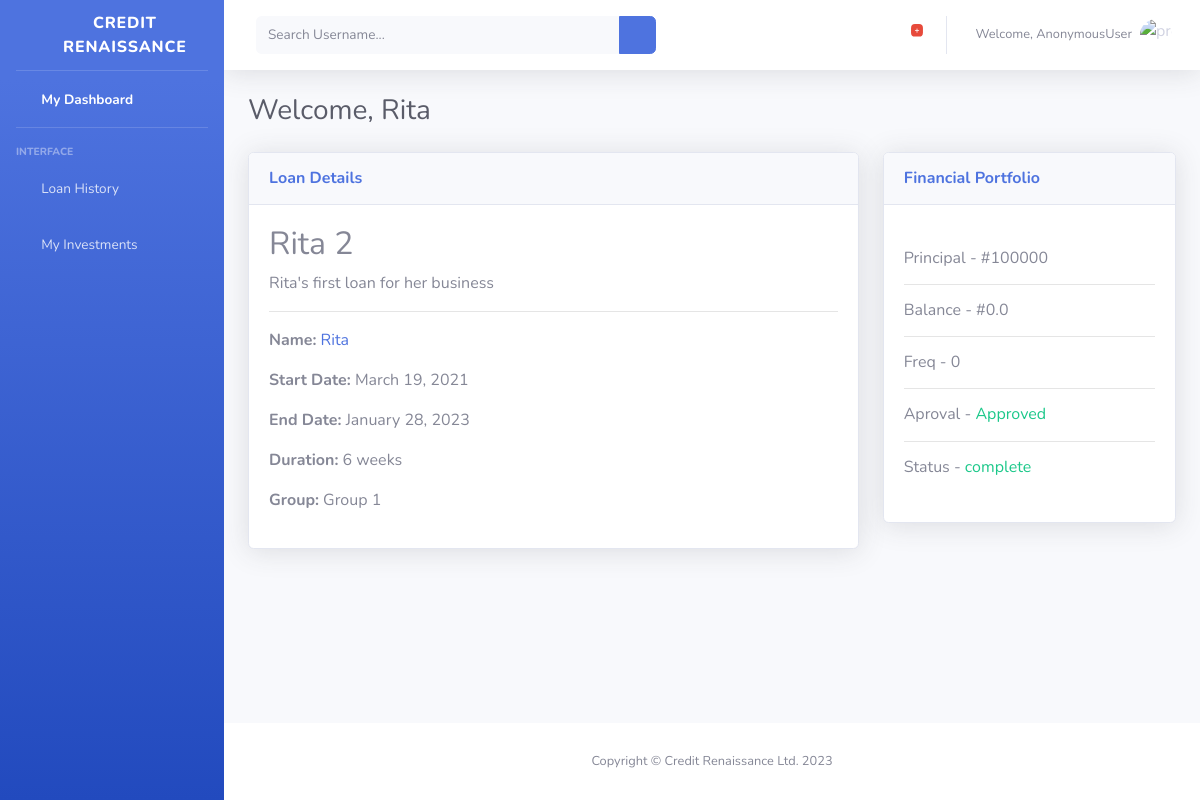
Page /loan/6/ on the committed database.
### loan/models.py (models this page shows, shortened)
class Loan(models.Model):
	LOAN_STATUS = (
		('Complete', 'Complete'),
		('Incomplete', 'Incomplete'),
		)
	LOAN_REQUEST = (
			('Unapproved','Unapproved'),
			('Pending','Pending'),
			('Approved','Approved')
		)
	title = models.CharField(max_length=30, null='blank')
	slug = models.SlugField(max_length=200, default='title')
	start_date = models.DateTimeField(auto_now_add=True)
	end_date = models.DateTimeField(auto_now=True)
	principal = models.IntegerField(null='blank', default=100000)
	balance = models.FloatField(null='blank', default=100000)
	interest_rate = models.FloatField(default=0.1)
	tot_principal = models.CharField(max_length=30, null='blank')
	tot_interest = models.FloatField(max_length=30, null='blank', default=0.0)
	loan_duration = models.IntegerField( default=6)
	payment_status = models.CharField(max_length=30, choices=LOAN_STATUS, default='Incomplete')
	loan_request = models.CharField(max_length=30, choices=LOAN_REQUEST, default='Pending')
	group = models.ForeignKey(Group, null='blank', blank=True, on_delete=models.CASCADE, default=2,
							 related_name='batches')
	owner = models.ForeignKey(User, null='blank', on_delete=models.CASCADE,related_name='borrowers')
	description = models.TextField()
	frequency = models.IntegerField(null='blank', default=6)
	class Meta:
		ordering = ('-start_date',)
		index_together = (('id', 'slug'),)

class Group(models.Model):
	title = models.CharField(max_length=20, unique=True, default='Group 1')
	member = models.ForeignKey(Collector, null='blank', on_delete=models.CASCADE,related_name='group_members')
	def __str__(self):
			return self.title

### loan/views.py (the view, shortened to what this page needs)
# urls.py: path('loan/<int:pk>/', LoanDetailView.as_view(), name='loan-detail'),
class LoanDetailView(DetailView):
	model = Loan
	def get_object(self):
		obj = super().get_object()
		loan_id = obj.id
		month1 = Month1.objects.all()
		month1_loan_status = Month1.objects.filter(loan_month1__id__exact=loan_id).filter(status__exact=True).last()
		month2_loan_status = Month2.objects.filter(loan_month2__id__exact=loan_id).filter(status__exact=True).last()
		month3_loan_status = Month3.objects.filter(loan_month3__id__exact=loan_id).filter(status__exact=True).last()
		month4_loan_status = Month4.objects.filter(loan_month4__id__exact=loan_id).filter(status__exact=True).last()
		month5_loan_status = Month5.objects.filter(loan_month5__id__exact=loan_id).filter(status__exact=True).last()
		month6_loan_status = Month6.objects.filter(loan_month6__id__exact=loan_id).filter(status__exact=True).last()
		print('Starting....this loan\'s month 1 status is ',month1_loan_status)
		principal = obj.principal
		interest_rate = obj.interest_rate
		duration = obj.loan_duration
		balance = obj.balance
		tot_interest = obj.tot_interest
		freq = obj.frequency
		print('###################################')
		print('The principal is',principal)
		print('')
		print('The total interest is #',tot_interest)
		print('###################################')
		if month1_loan_status:
			print('MONTH PAID')
		else:
			print('MONTH NOT PAID')
		if month1_loan_status:
			print('Loan Status: Incomplete')
			for i in range(1, int(duration)+1):
				interest = (principal * interest_rate)
				mont_prin = (principal / duration)
				fixed_mont_prin = (principal / duration)
				if i == 1 and month1_loan_status and freq == 6:
					tot_interest = interest
					tot_mont1_repay = interest + mont_prin
					freq1 = freq - 1
					obj.balance = principal - mont_prin
					obj.tot_interest = tot_interest
					obj.tot_mont_repay = tot_mont1_repay
					obj.frequency = freq1
					obj.save()
				elif freq == 0:
					old_stat = obj.payment_status
					loan_stat =  'complete'
					obj.payment_status = loan_stat
					print('Lets see: ',old_stat)
					print('Lets see: ',obj.payment_status)
					obj.save()
		else:
			print('Goodbye...')
		return obj

### month/models.py (called while the page is built)
	def __str__(self):
		return '{}'.format(self.status)

### loan/templates/loan/loan_detail.html (shortened to what this page needs)
{% extends 'loan/user_base.html' %}
{% block content %}
        <div id="content-wrapper" class="d-flex flex-column">
            <div id="content">
               {% include 'loan/nav.html' %}
                <div class="container-fluid">
                    <div class="d-sm-flex align-items-center justify-content-between mb-4">
                        <h1 class="h3 mb-0 text-gray-800">Welcome, {{ object.owner }} </h1>
                    </div>
                    <div class="row">
                        <div class="col-xl-8 col-lg-7">
                            <div class="card shadow mb-4">
                                <div
                                    class="card-header py-3 d-flex flex-row align-items-center justify-content-between">
                                    <h6 class="m-0 font-weight-bold text-primary">Loan Details</h6>
                                    <div class="dropdown no-arrow">
                                        <a class="dropdown-toggle" href="#" role="button" id="dropdownMenuLink"
                                            data-toggle="dropdown" aria-haspopup="true" aria-expanded="false">
                                            <i class="fas fa-ellipsis-v fa-sm fa-fw text-gray-400"></i>
                                        </a>
                                    </div>
                                </div>
                                <div class="card-body">
                                   	<article class="media content-section">
										<div class="media-body">
											<h2 class="article-title">{{ object.title }}</h2>
											<p class="article-content">{{ object.description }}</p>
											<hr>
											<p class=""><b>Name:</b> <a class="mr-2" href="{% url 'user-loans' object.owner.username %}">{{ object.owner }}</a></p>
											<p><span class=""><b>Start Date:</b></span> {{ object.start_date|date:'F d, Y' }}</p>
											<p><span class=""><b>End Date:</b></span> {{ object.end_date|date:'F d, Y' }}</p>
											<p><span class=""><b>Duration:</b></span> {{ object.loan_duration }} weeks</p>
											<p class="article-title"><p><b>Group:</b> {{ loan.group }}</p>
										</div>
									</article>
                                </div>
                            </div>
                        </div>
                        <div class="col-xl-4 col-lg-5">
                            <div class="card shadow mb-4">
                                <div
                                    class="card-header py-3 d-flex flex-row align-items-center justify-content-between">
                                    <h6 class="m-0 font-weight-bold text-primary">Financial Portfolio</h6>
                                    <div class="dropdown no-arrow">
                                        <a class="dropdown-toggle" href="#" role="button" id="dropdownMenuLink"
                                            data-toggle="dropdown" aria-haspopup="true" aria-expanded="false">
                                            <i class="fas fa-ellipsis-v fa-sm fa-fw text-gray-400"></i>
                                        </a>
                                    </div>
                                </div>
                                <div class="card-body">
                                    <div class="chart-pie pt-4 pb-2">
                                        <h6 class="mr-2">
 											<p class="article-title">                                            Principal - #{{ loan.principal }}</p>
                                        </h6> <hr>
                                        <h6 class="mr-2">
                                           <p class="article-title">                                            Balance - #{{ loan.balance }}</p>
                                        </h6><hr>
                                        <h6 class="mr-2">
                                           <p class="article-title">
                                           Freq - {{ loan.frequency }}</p>
                                        </h6><hr>
                                        <h6 class="mr-2">
                                           <p>
                                           Aproval - {% if loan.loan_request == 'Approved' %}
                                            <span style="color:#1cc88a">{{ loan.loan_request }}</span>
                                                    {% elif loan.loan_request == 'Unapproved' %}
                                            <span style="color:#e74a3b;" >{{ loan.payment_status }}</span>
                                                    {% else %}
                                            <span style="color:yellow;" >{{ loan.loan_request }}</span>
                                                    {% endif %}
                                           </p>
                                        </h6><hr>
                                        <h6 class="mr-2">
                                           <p>
                                           Status - {% if loan.payment_status == 'complete' %}
                                           	<span style="color:#1cc88a">{{ loan.payment_status }}</span>
                                           			{% else %}
                                           	<span style="color:#e74a3b;" >{{ loan.payment_status }}</span>
                                           			{% endif %}
                                           </p>
                                        </h6>
                                    </div>
                                </div>
                            </div>
                        </div>
                    </div>
                </div>
            </div>
            {% include 'loan/footer.html' %}
        </div>
    </div>
{% endblock content %}

### rows in the picture
Loan: owner "Rita", title "Rita 2", description "Rita's first loan for her business", start_date "March 19, 2021", end_date "January 28, 2023", loan_duration "6", group "Group 1", principal "100000", balance "0.0", frequency "0", loan_request "Approved", payment_status "complete"

### other values in the picture
{{ user }} "AnonymousUser"
